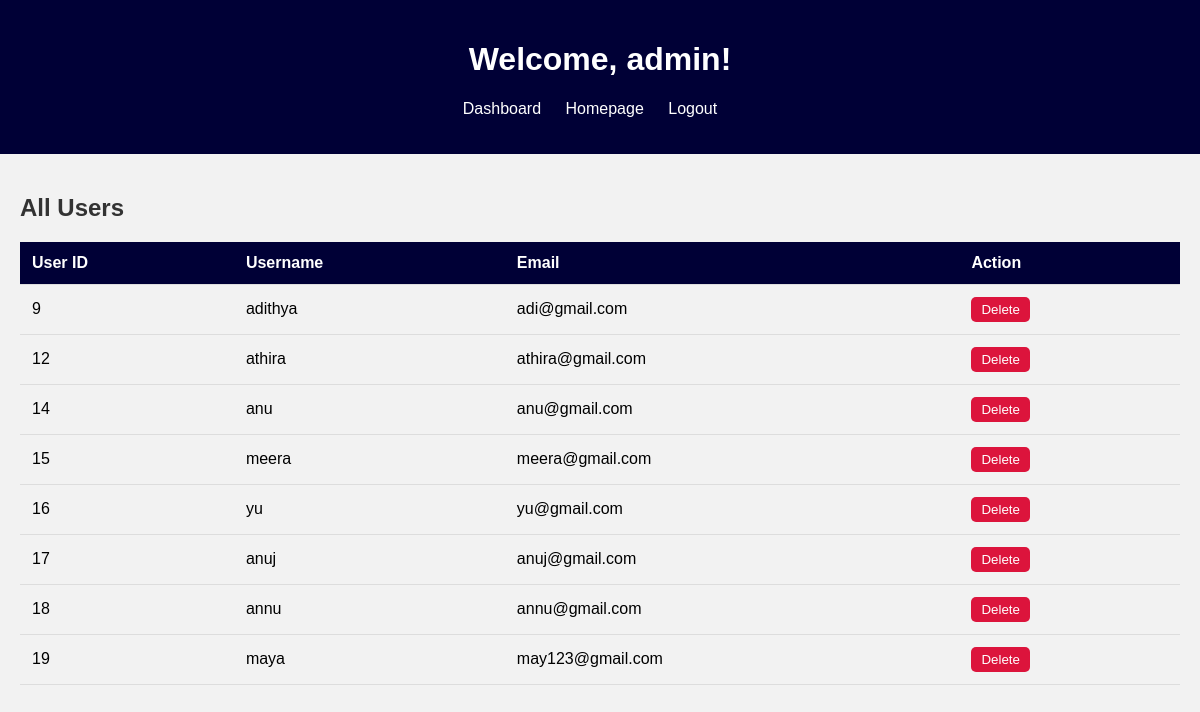
Screenshot of /admin/dashboard.php (signed in) with the database file from the repository.
### tables this page shows
CREATE TABLE `user_registraion` (
  `id` int(255) NOT NULL,
  `username` varchar(255) NOT NULL,
  `email` varchar(255) NOT NULL,
  `phone` varchar(255) NOT NULL,
  `password` varchar(255) NOT NULL
);

### admin/dashboard.php (the view, shortened to what this page needs)
<?php
$servername = 'localhost';
$username = 'root';
$password = '';
$database = "expense_management";
$connection = mysqli_connect($servername, $username, $password, $database);
$sql = "SELECT id, username, email FROM user_registraion";
$result = mysqli_query($connection, $sql);
$users = mysqli_fetch_all($result, MYSQLI_ASSOC);
?>
<!DOCTYPE html>
<html lang="en">
<head>
</head>
<body>
    <header>
        <h1>Welcome,
            <?php echo $_SESSION['username']; ?>!
        </h1>
        <nav>
            <ul>
                <li><a href="dashboard.php">Dashboard</a></li>
                <li><a href="index.php">Homepage</a></li>
                <li><a href="logout.php">Logout</a></li>
            </ul>
        </nav>
    </header>
    <main>
        <h2>All Users</h2>
        <table>
            <thead>
                <tr>
                    <th>User ID</th>
                    <th>Username</th>
                    <th>Email</th>
                    <th>Action</th>
                </tr>
            </thead>
            <tbody>
                <?php foreach ($users as $user): ?>
                    <tr>
                        <td>
                            <?php echo $user['id']; ?>
                        </td>
                        <td>
                            <?php echo $user['username']; ?>
                        </td>
                        <td>
                            <?php echo $user['email']; ?>
                        </td>
                        <td>
                            <form id="deleteForm_<?php echo $user['id']; ?>" method="POST"
                                action="<?php echo htmlspecialchars($_SERVER["PHP_SELF"]); ?>">
                                <button type="button" onclick="confirmDelete(<?php echo $user['id']; ?>)">Delete</button>
                            </form>
                        </td>
                    </tr>
                <?php endforeach; ?>
            </tbody>
        </table>
    </main>
</body>
</html>

### admin/dashboard.php (style rules this page uses)
body { font-family: Arial, sans-serif; background-color: #f2f2f2; margin: 0; padding: 0; }
header { background-color:#000036; color: #fff; padding: 20px; text-align: center; }
nav ul { list-style-type: none; padding: 0; }
nav ul li { display: inline; margin-right: 20px; }
nav ul li a { color: #fff; text-decoration: none; }
main { padding: 20px; }
h2 { color: #333; }
table { width: 100%; border-collapse: collapse; margin-top: 20px; }
th, td { padding: 12px; text-align: left; border-bottom: 1px solid #ddd; }
th { background-color: #000036; color: #fff; }
tr:nth-child(even) { background-color: #f2f2f2; }
button { background-color: #dc143c ; color: #ffffff; border: none; padding: 5px 10px; border-radius: 5px; cursor: pointer; transition: background-color 0.3s; }

### rows the page displays
user_registraion: id "9", username "adithya", email "adi@gmail.com"
user_registraion: id "12", username "athira", email "athira@gmail.com"
user_registraion: id "14", username "anu", email "anu@gmail.com"
user_registraion: id "15", username "meera", email "meera@gmail.com"
user_registraion: id "16", username "yu", email "yu@gmail.com"
user_registraion: id "17", username "anuj", email "anuj@gmail.com"
user_registraion: id "18", username "annu", email "annu@gmail.com"
user_registraion: id "19", username "maya", email "may123@gmail.com"

### other values shown
$_SESSION['username'] "admin"
